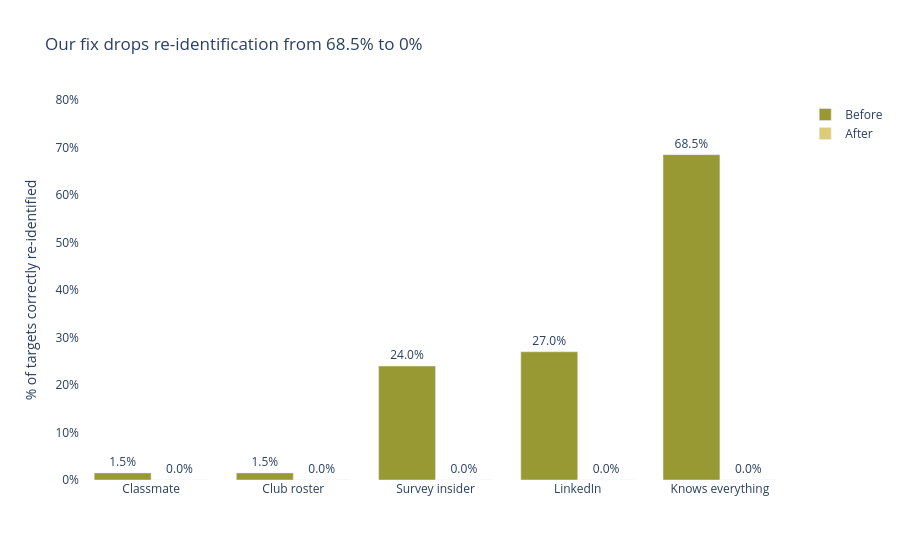

Notebook code for this chart:
### Markdown cell above
## 5. Our fix removes the attacker's advantage

**Headline:** the simulated linkage attack re-identifies 68.5% of targets who
know all core fields before mitigation, and 0% after.

### Code cell
data = json.load(open(RESULTS / "attack.json"))
mode = data["protect_on"]
rows = []
for p, v in mode.items():
    rows.append({"persona": PERSONA.get(p, p), "stage": "Before", "rate": v["before"]["correct_rate"]})
    rows.append({"persona": PERSONA.get(p, p), "stage": "After", "rate": v["after"]["correct_rate"]})
ba = pd.DataFrame(rows)
# Order personas by their "before" rate so the strongest attacker is last.
order = (ba[ba["stage"] == "Before"].sort_values("rate")["persona"].tolist())

fig5 = px.bar(
    ba, x="persona", y="rate", color="stage", barmode="group", text_auto=".1%",
    category_orders={"persona": order, "stage": ["Before", "After"]},
    color_discrete_sequence=[SAFE[7], SAFE[2]],
    title="Our fix drops re-identification from 68.5% to 0%",
)
fig5.update_traces(textposition="outside", cliponaxis=False)
fig5.update_layout(
    xaxis_title="", yaxis_title="% of targets correctly re-identified",
    yaxis_tickformat=".0%", yaxis_range=[0, 0.8], plot_bgcolor="white",
    legend_title_text="",
)
save(fig5, "attack_before_after.png")
fig5

### Figure 1 — Plotly figure (JSON) as saved in the notebook; plotly's stock layout.template omitted (floating-point values rounded to 4 significant figures)
{"data": [{"alignmentgroup": "True", "cliponaxis": false, "hovertemplate": "stage=Before<br>persona=%{x}<br>rate=%{y}<extra></extra>", "legendgroup": "Before", "marker": {"color": "rgb(153, 153, 51)", "pattern": {"shape": ""}}, "name": "Before", "offsetgroup": "Before", "orientation": "v", "showlegend": true, "textposition": "outside", "texttemplate": "%{y:.1%}", "type": "bar", "x": ["Classmate", "Club roster", "LinkedIn", "Survey insider", "Knows everything"], "xaxis": "x", "y": [0.015, 0.015, 0.27, 0.24, 0.685], "yaxis": "y"}, {"alignmentgroup": "True", "cliponaxis": false, "hovertemplate": "stage=After<br>persona=%{x}<br>rate=%{y}<extra></extra>", "legendgroup": "After", "marker": {"color": "rgb(221, 204, 119)", "pattern": {"shape": ""}}, "name": "After", "offsetgroup": "After", "orientation": "v", "showlegend": true, "textposition": "outside", "texttemplate": "%{y:.1%}", "type": "bar", "x": ["Classmate", "Club roster", "LinkedIn", "Survey insider", "Knows everything"], "xaxis": "x", "y": [0.0, 0.0, 0.0, 0.0, 0.0], "yaxis": "y"}], "layout": {"barmode": "group", "legend": {"title": {"text": ""}, "tracegroupgap": 0}, "plot_bgcolor": "white", "title": {"text": "Our fix drops re-identification from 68.5% to 0%"}, "xaxis": {"anchor": "y", "categoryarray": ["Classmate", "Club roster", "Survey insider", "LinkedIn", "Knows everything"], "categoryorder": "array", "domain": [0.0, 1.0], "title": {"text": ""}}, "yaxis": {"anchor": "x", "domain": [0.0, 1.0], "range": [0, 0.8], "tickformat": ".0%", "title": {"text": "% of targets correctly re-identified"}}}}
